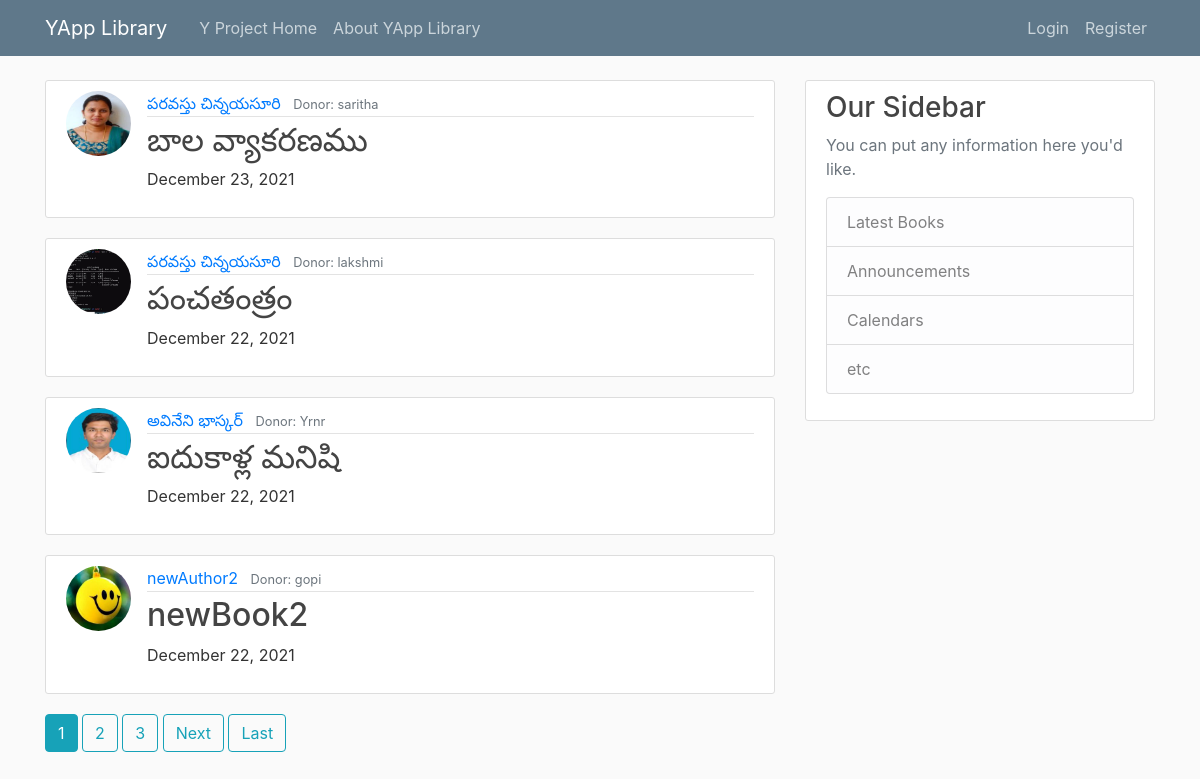
Before: / with the older database file.
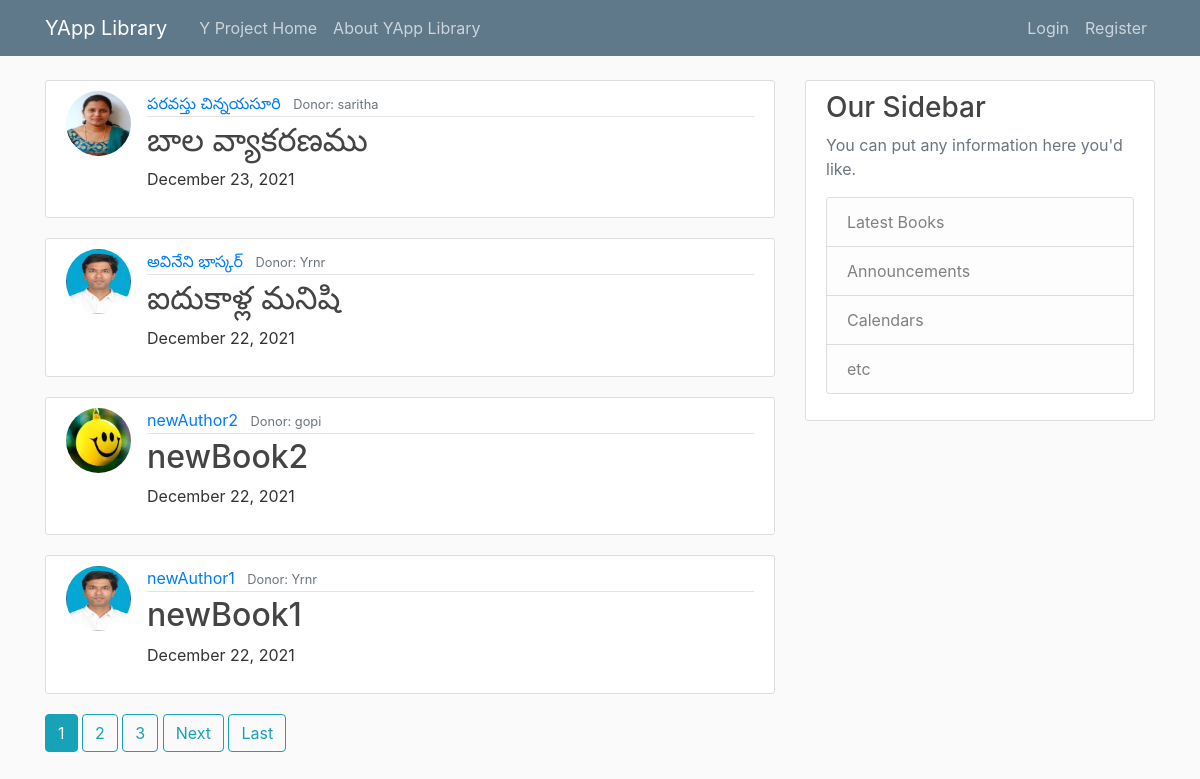
After: the same page with the newer database file.
### yapp/models.py (models this page shows, shortened)
class Book(models.Model):
    title = models.CharField(max_length = 100)
    author = models.CharField(max_length = 100)
    donor = models.ForeignKey(User, on_delete = models.CASCADE)
    date_barrowed = models.DateTimeField(default = timezone.now)

### rapp/models.py (models this page shows, shortened)
class Profile(models.Model):
    user = models.OneToOneField(User, on_delete=models.CASCADE)
    image = models.ImageField(default='default.jpg', upload_to='profile_pics')

### yapp/views.py (the view)
# urls.py: path('', BookListView.as_view(), name='yapp-home'),
class BookListView(ListView):
    model = Book
    template_name = 'yapp/home.html' # <app>/<model>_<viewtype>.html
    context_object_name = 'books'
    ordering = ['-title']
    paginate_by = 4

### yapp/templates/yapp/home.html (shortened to what this page needs)
{% extends "yapp/bootstrap.html" %}
        {% block content %}
            {% for book in books %}
            <article class="media content-section">
              {% if book.donor.profile.image %}
                <img class="rounded-circle article-img" src="{{ book.donor.profile.image.url }} ">
              {% else %}
                <img class="rounded-circle article-img" src="media/noprofile.jpg">
              {% endif %}
                <div class="media-body">
                  <div class="article-metadata">
                    <a class="mr-2" href="{% url 'author-booklist' book.author %}">{{ book.author }}</a>
                    <small class="text-muted">Donor: {{ book.donor }}</small>
                  </div>
                  <h2><a class="article-title" href="{% url 'book-detail' book.id %}">{{ book.title }}</a></h2>
                  <p class="article-content">{{ book.date_barrowed|date:"F d, Y" }}</p>
                </div>
              </article>
            {% endfor %}
            {% if is_paginated %}
              {% for num in page_obj.paginator.page_range %}
                {% if page_obj.number == num %}
                  <a class="btn btn-info mb-4" href="?page={{ num }}">{{ num }}</a>
                {% elif num > page_obj.number|add:'-3' and num < page_obj.number|add:'3' %}
                  <a class="btn btn-outline-info mb-4" href="?page={{ num }}">{{ num }}</a>
                {% endif %}
              {% endfor %}
              {% if page_obj.has_next %}
                <a class="btn btn-outline-info mb-4" href="?page={{ page_obj.next_page_number }}">Next</a>
                <a class="btn btn-outline-info mb-4" href="?page={{ page_obj.paginator.num_pages }}">Last</a>
              {% endif %}
            {% endif %}
        {% endblock %}

### yapp/templates/yapp/bootstrap.html (shortened to what this page needs)
{% load static %}
<!doctype html>
<html lang="en">
  <head>
    <link rel="stylesheet" href="https://maxcdn.bootstrapcdn.com/bootstrap/4.0.0/css/bootstrap.min.css">
    <link rel="stylesheet" type="text/css" href="{% static 'yapp/main.css' %}"
  </head>
  <body>
    <header class="site-header">
        <nav class="navbar navbar-expand-md navbar-dark bg-steel fixed-top">
          <div class="container">
            <a class="navbar-brand mr-4" href="{% url 'yapp-home' %}">YApp Library</a>
            <div class="collapse navbar-collapse" id="navbarToggle">
              <div class="navbar-nav mr-auto">
                <a class="nav-item nav-link" href="{% url 'project-home' %}">Y Project Home</a>
                <a class="nav-item nav-link" href="{% url 'yapp-about' %}">About YApp Library</a>
              </div>
              <div class="navbar-nav">
                {% if user.is_authenticated %}
                <a class="nav-item nav-link" href="{% url 'book-create' %}">Create/Add Book</a>
                <a class="nav-item nav-link" href="{% url 'logout' %}">Logout</a>
                  <a class="nav-item nav-link" href="{% url 'profile' %}">Profile</a>
                {% else %}
                  <a class="nav-item nav-link" href="{% url 'login' %}">Login</a>
                  <a class="nav-item nav-link" href="{% url 'register' %}">Register</a>
                {% endif %}
              </div>
            </div>
          </div>
        </nav>
      </header>
      <main role="main" class="container">
        <div class="row">
          <div class="col-md-8">
            {% block content %}{% endblock %}
          </div>
          <div class="col-md-4">
            <div class="content-section">
              <h3>Our Sidebar</h3>
              <p class='text-muted'>You can put any information here you'd like.
                <ul class="list-group">
                  <li class="list-group-item list-group-item-light">Latest Books</li>
                  <li class="list-group-item list-group-item-light">Announcements</li>
                  <li class="list-group-item list-group-item-light">Calendars</li>
                  <li class="list-group-item list-group-item-light">etc</li>
                </ul>
              </p>
            </div>
          </div>
        </div>
      </main>
  </body>
</html>

### yapp/static/yapp/main.css (style rules this page uses)
body { background: #fafafa; color: #333333; margin-top: 5rem; }
h1, h2, h3, h4, h5, h6 { color: #444444; }
ul { margin: 0; }
.bg-steel { background-color: #5f788a; }
.site-header .navbar-nav .nav-link { color: #cbd5db; }
.content-section { background: #ffffff; padding: 10px 20px; border: 1px solid #dddddd; border-radius: 3px; margin-bottom: 20px; }
.article-title { color: #444444; }
.article-content { white-space: pre-line; }
.article-img { height: 65px; width: 65px; margin-right: 16px; }
.article-metadata { padding-bottom: 1px; margin-bottom: 4px; border-bottom: 1px solid #e3e3e3 }

Changed rows visible on the page:
removed Book: author "పరవస్తు చిన్నయసూరి", donor "lakshmi", title "పంచతంత్రం", date_barrowed "December 22, 2021"
now on this page (row unchanged): Book: donor.profile.image (picture), author "newAuthor1", donor "Yrnr", title "newBook1", date_barrowed "December 22, 2021"
